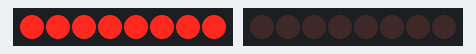
Simulated run of this sketch. Board: Arduino Uno, built with avr-gcc and run on an emulated ATmega328P. Parts: 2 × 8 shift-register outputs drawn as a row of LEDs (first output left, lit = HIGH). Wiring (inferred from the names in the program): 2 × shift register (74HC595): data pin 8, shift clock pin 10, latch pin 12 / data pin 11, shift clock pin 13, latch pin 9. Wiring (inferred from the signals the program sends): 2 × row of LEDs: on Q0, Q1, Q2, Q3, Q4, Q5, Q6, Q7 / on Q0, Q1, Q2, Q3, Q4, Q5, Q6, Q7.

Above: at 0.1 s.
At 1.11 s:
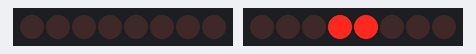
At 1.61 s:
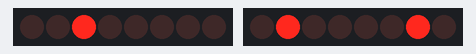
At 2.2 s:
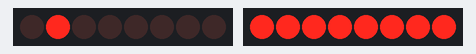
Timing chart, 0 to 3.7 s (numbered marks = the images above):
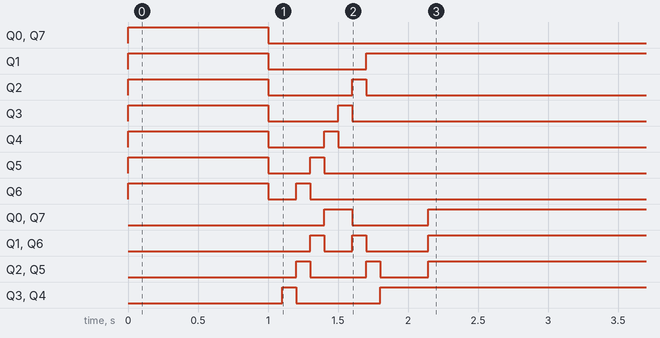

The sketch:

_6wiresHearth.ino
```cpp
int clockPin = 10;
int latchPin = 9;
int dataPin = 8;

int clockPinx = 13;
int latchPinx = 12;
int dataPinx = 11;

int potPin = 2;
int val = 0;

void setup() {
  pinMode(latchPinx, OUTPUT);
  pinMode(clockPinx, OUTPUT);
  pinMode(dataPinx, OUTPUT);

  pinMode(latchPin, OUTPUT);
  pinMode(clockPin, OUTPUT);
  pinMode(dataPin, OUTPUT);
  reset();
  delay(500);
  obvodSrdce();

}

void loop() {
  velkeSrdce();
}

void reset() {
  digitalWrite(latchPin, LOW);
  shiftOut(dataPin, clockPin, LSBFIRST, B11111111);
  digitalWrite(latchPin, HIGH);
  delay(500);
}

void velkeSrdce() {
  byte ledStates[8] = {B00000000, B00011000, B00111100, B01111110, B11111111, B11111111, B11111111, B01100110};
  byte GroundLEDs [8] = {B11111110, B11111101, B11111011, B11110111, B11101111, B11011111, B10111111, B01111111};
  for(int i=0;i<sizeof(ledStates);i++)
  {
    SetStates(ledStates[i]);
    GroundCorrectLED (GroundLEDs[i]);
  }
}

void obvodSrdce() {
  byte ledStates[9] = {B00000000, B00011000, B00100100, B01000010, B10000001, B10000001, B01000010, B00100100, B00011000};
  byte GroundLEDs [9] = {B11111111, B11111101, B11111011, B11110111, B11101111, B11011111, B10111111, B10111111, B11011111};
  for(int i=0;i<sizeof(ledStates);i++)
  {
    SetStates(ledStates[i]);
    GroundCorrectLED (GroundLEDs[i]);
    delay(100);
  }
}

void GroundCorrectLED (byte states){

    digitalWrite(latchPin, LOW);
    shiftOut(dataPin, clockPin, LSBFIRST, states);
    digitalWrite(latchPin, HIGH);

}

void SetStates (byte statesx){

    digitalWrite(latchPinx, LOW);
    shiftOut(dataPinx, clockPinx, LSBFIRST, statesx);
    digitalWrite(latchPinx, HIGH);

     }
```

Measured:
- by itself, Q0, Q7: HIGH → LOW at 1.6 s, → HIGH 0.54 s later
- by itself, Q1, Q6: HIGH → LOW at 1.4 s, → HIGH 0.20 s later, → LOW 0.10 s later, → HIGH 0.44 s later
- by itself, Q2, Q5: alternates HIGH for 0.10 s and LOW for 0.37 s, 4 changes in all, then stays HIGH
